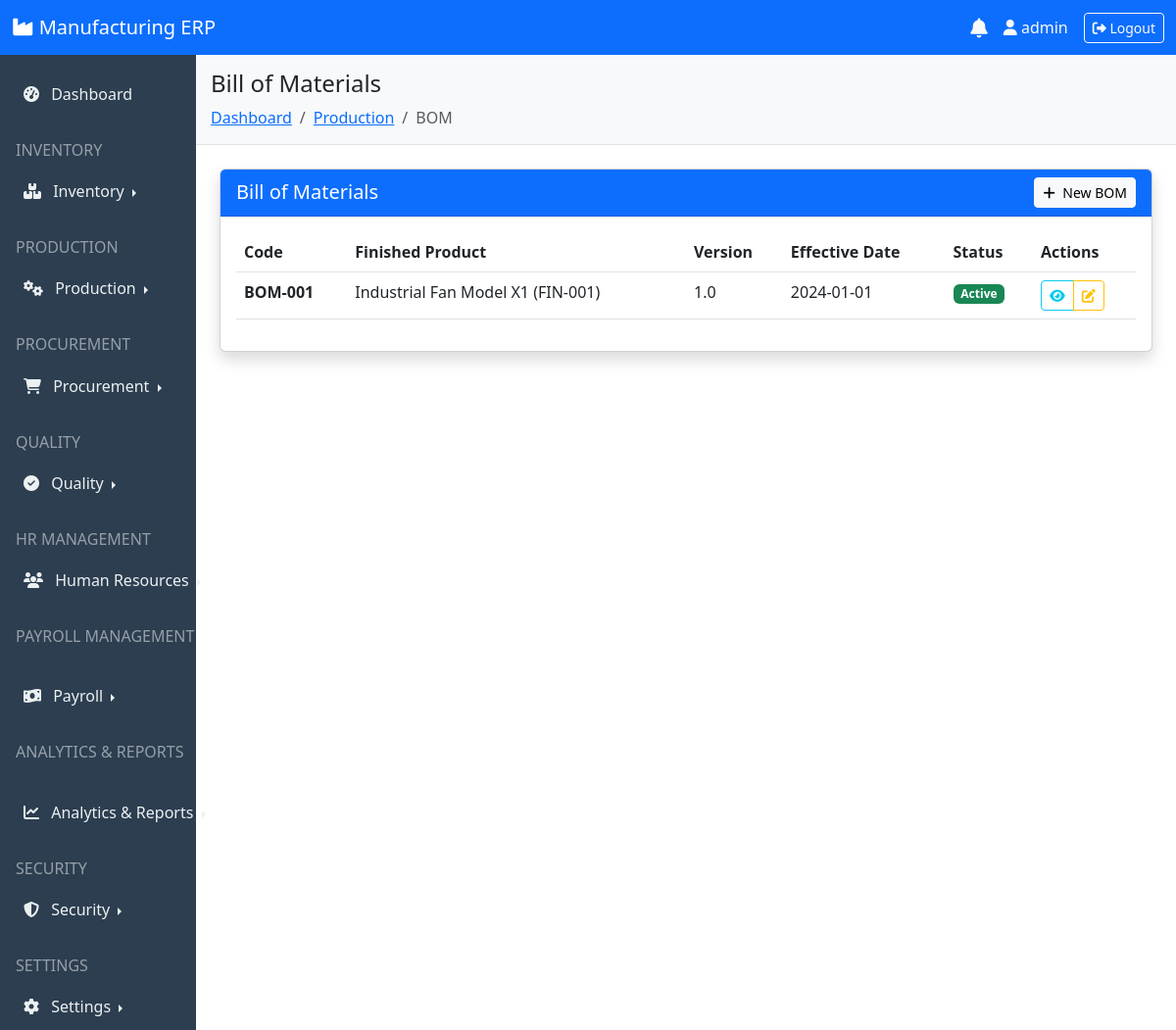
/production/bom/ (signed in), run on the app's committed database.
### production/models.py (models this page shows, shortened)
class BillOfMaterials(TimeStampedModel):
    code = models.CharField(max_length=50, unique=True)
    finished_product = models.ForeignKey('inventory.Product', on_delete=models.CASCADE,
                                         related_name='bom_as_finished')
    version = models.CharField(max_length=10, default='1.0')
    is_active = models.BooleanField(default=True)
    effective_date = models.DateField()
    production_time = models.DecimalField(max_digits=6, decimal_places=2, default=0)  # hours per unit
    scrap_rate = models.DecimalField(max_digits=5, decimal_places=2, default=0)  # percentage
    notes = models.TextField(blank=True)

### inventory/models.py (models this page shows, shortened)
class TimeStampedModel(models.Model):
    created_at = models.DateTimeField(auto_now_add=True)
    updated_at = models.DateTimeField(auto_now=True)
    created_by = models.ForeignKey(User, on_delete=models.SET_NULL,
                                  null=True, related_name='created_%(class)s')
    updated_by = models.ForeignKey(User, on_delete=models.SET_NULL,
                                  null=True, related_name='updated_%(class)s')
    class Meta:
        abstract = True

class Product(TimeStampedModel):
    SKU = models.CharField(max_length=50, unique=True)
    name = models.CharField(max_length=200)
    description = models.TextField(blank=True)
    category = models.ForeignKey(Category, on_delete=models.SET_NULL, null=True, blank=True)
    unit_of_measure = models.ForeignKey(UnitOfMeasure, on_delete=models.PROTECT)
    type_choices = [
        ('raw', 'Raw Material'),
        ('finished', 'Finished Goods'),
        ('semi', 'Semi-Finished'),
        ('consumable', 'Consumable'),
    ]
    product_type = models.CharField(max_length=20, choices=type_choices)
    min_stock = models.DecimalField(max_digits=10, decimal_places=2, default=0)
    max_stock = models.DecimalField(max_digits=10, decimal_places=2, default=0)
    is_active = models.BooleanField(default=True)

### production/views.py (the view)
# urls.py: path('bom/', views.BOMListView.as_view(), name='bom_list'),
class BOMListView(LoginRequiredMixin, ListView):
    model = BillOfMaterials
    template_name = 'production/bom_list.html'
    context_object_name = 'boms'
    paginate_by = 25
    def get_queryset(self):
        queryset = BillOfMaterials.objects.select_related('finished_product').all()
        search = self.request.GET.get('search')
        if search:
            queryset = queryset.filter(
                Q(code__icontains=search) |
                Q(finished_product__name__icontains=search) |
                Q(finished_product__SKU__icontains=search)
            )
        active = self.request.GET.get('active')
        if active == 'true':
            queryset = queryset.filter(is_active=True)
        elif active == 'false':
            queryset = queryset.filter(is_active=False)
        return queryset.order_by('-created_at')

### templates/production/bom_list.html (shortened to what this page needs)
{% extends 'base.html' %}
{% block page_title %}Bill of Materials{% endblock %}
{% block breadcrumbs %}
    <li class="breadcrumb-item"><a href="{% url 'dashboard' %}">Dashboard</a></li>
    <li class="breadcrumb-item"><a href="{% url 'production:dashboard' %}">Production</a></li>
    <li class="breadcrumb-item active">BOM</li>
{% endblock %}
{% block content %}
<div class="card shadow">
    <div class="card-header bg-primary text-white d-flex justify-content-between align-items-center">
        <h5 class="mb-0">Bill of Materials</h5>
        <a href="{% url 'production:bom_create' %}" class="btn btn-light btn-sm">
            <i class="fas fa-plus me-1"></i> New BOM
        </a>
    </div>
    <div class="card-body">
        <div class="table-responsive">
            <table class="table table-hover">
                <thead>
                    <tr>
                        <th>Code</th>
                        <th>Finished Product</th>
                        <th>Version</th>
                        <th>Effective Date</th>
                        <th>Status</th>
                        <th>Actions</th>
                    </tr>
                </thead>
                <tbody>
                    {% for bom in boms %}
                    <tr>
                        <td><strong>{{ bom.code }}</strong></td>
                        <td>{{ bom.finished_product.name }} ({{ bom.finished_product.SKU }})</td>
                        <td>{{ bom.version }}</td>
                        <td>{{ bom.effective_date|date:"Y-m-d" }}</td>
                        <td>
                            {% if bom.is_active %}
                                <span class="badge bg-success">Active</span>
                            {% else %}
                                <span class="badge bg-secondary">Inactive</span>
                            {% endif %}
                        </td>
                        <td>
                            <div class="btn-group btn-group-sm">
                                <a href="{% url 'production:bom_detail' bom.id %}" class="btn btn-outline-info">
                                    <i class="fas fa-eye"></i>
                                </a>
                                <a href="{% url 'production:bom_update' bom.id %}" class="btn btn-outline-warning">
                                    <i class="fas fa-edit"></i>
                                </a>
                            </div>
                        </td>
                    </tr>
                    {% endfor %}
                </tbody>
            </table>
        </div>
    </div>
</div>
{% endblock %}

### templates/base.html (shortened to what this page needs)
<!DOCTYPE html>
<html lang="en">
<head>
    <link href="https://cdn.jsdelivr.net/npm/bootstrap@5.3.0/dist/css/bootstrap.min.css" rel="stylesheet">
    <link rel="stylesheet" href="https://cdnjs.cloudflare.com/ajax/libs/font-awesome/6.4.0/css/all.min.css">
    <link rel="stylesheet" href="https://cdn.datatables.net/1.13.4/css/dataTables.bootstrap5.min.css">
</head>
<body>
    <nav class="navbar navbar-expand-lg navbar-dark bg-primary">
        <div class="container-fluid">
            <a class="navbar-brand" href="{% url 'dashboard' %}">
                <i class="fas fa-industry"></i> Manufacturing ERP
            </a>
            <div class="d-flex align-items-center">
                <div class="dropdown me-3">
                    <a href="#" class="text-light position-relative" id="notificationDropdown"
                    data-bs-toggle="dropdown" aria-expanded="false">
                        <i class="fas fa-bell fa-lg"></i>
                    </a>
                </div>
                <span class="text-light me-3">
                    <i class="fas fa-user"></i> {{ user.username }}
                </span>
                <a href="{% url 'logout' %}" class="btn btn-outline-light btn-sm">
                    <i class="fas fa-sign-out-alt"></i> Logout
                </a>
            </div>
        </div>
    </nav>
    <div class="container-fluid">
        <div class="row">
            <div class="col-md-2 p-0 sidebar">
                <nav class="nav flex-column mt-3">
                    <a class="nav-link {% if request.path == '/dashboard/' %}active{% endif %}"
                    href="{% url 'dashboard' %}">
                        <i class="fas fa-tachometer-alt me-2"></i> Dashboard
                    </a>
                    <h6 class="text-uppercase text-white-50 mt-4 px-3 mb-2">Inventory</h6>
                    <div class="nav-item dropend">
                        <a class="nav-link dropdown-toggle" href="#" id="inventoryDropdown" role="button"
                        data-bs-toggle="dropdown" aria-expanded="false">
                            <i class="fas fa-boxes me-2"></i> Inventory
                        </a>
                    </div>
                    <h6 class="text-uppercase text-white-50 mt-4 px-3 mb-2">Production</h6>
                    <div class="nav-item dropend">
                        <a class="nav-link dropdown-toggle" href="#" id="productionDropdown" role="button"
                        data-bs-toggle="dropdown" aria-expanded="false">
                            <i class="fas fa-cogs me-2"></i> Production
                        </a>
                    </div>
                    <h6 class="text-uppercase text-white-50 mt-4 px-3 mb-2">Procurement</h6>
                    <div class="nav-item dropend">
                        <a class="nav-link dropdown-toggle" href="#" id="procurementDropdown" role="button"
                        data-bs-toggle="dropdown" aria-expanded="false">
                            <i class="fas fa-shopping-cart me-2"></i> Procurement
                        </a>
                    </div>
                    <h6 class="text-uppercase text-white-50 mt-4 px-3 mb-2">Quality</h6>
                    <div class="nav-item dropend">
                        <a class="nav-link dropdown-toggle" href="#" id="qualityDropdown" role="button"
                        data-bs-toggle="dropdown" aria-expanded="false">
                            <i class="fas fa-check-circle me-2"></i> Quality
                        </a>
                    </div>
                    <h6 class="text-uppercase text-white-50 mt-4 px-3 mb-2">HR Management</h6>
                    <div class="nav-item dropend">
                        <a class="nav-link dropdown-toggle" href="#" id="hrDropdown" role="button"
                        data-bs-toggle="dropdown" aria-expanded="false">
                            <i class="fas fa-users me-2"></i> Human Resources
                        </a>
                    </div>
                    <h6 class="text-uppercase text-white-50 mt-4 px-3 mb-2">Payroll Management</h6>
                    <div class="nav-item dropend">
                        <a class="nav-link dropdown-toggle" href="#" id="payrollDropdown" role="button"
                        data-bs-toggle="dropdown" aria-expanded="false">
                            <i class="fas fa-money-bill-wave me-2"></i> Payroll
                        </a>
                    </div>
                    <h6 class="text-uppercase text-white-50 mt-4 px-3 mb-2">Analytics & Reports</h6>
                    <div class="nav-item dropend">
                        <a class="nav-link dropdown-toggle" href="#" id="analyticsDropdown" role="button"
                        data-bs-toggle="dropdown" aria-expanded="false">
                            <i class="fas fa-chart-line me-2"></i> Analytics & Reports
                        </a>
                    </div>
                    <h6 class="text-uppercase text-white-50 mt-4 px-3 mb-2">Security</h6>
                    <div class="nav-item dropend">
                        <a class="nav-link dropdown-toggle" href="#" id="securityDropdown" role="button"
                        data-bs-toggle="dropdown" aria-expanded="false">
                            <i class="fas fa-shield-alt me-2"></i> Security
                        </a>
                    </div>
                    <h6 class="text-uppercase text-white-50 mt-4 px-3 mb-2">Settings</h6>
                    <div class="nav-item dropend">
                        <a class="nav-link dropdown-toggle" href="#" id="settingsDropdown" role="button"
                        data-bs-toggle="dropdown" aria-expanded="false">
                            <i class="fas fa-cog me-2"></i> Settings
                        </a>
                    </div>
                </nav>
            </div>
            <div class="col-md-10 p-0">
                <div class="content-header">
                    <h4>{% block page_title %}{% endblock %}</h4>
                    <nav aria-label="breadcrumb">
                        <ol class="breadcrumb mb-0">
                            {% block breadcrumbs %}{% endblock %}
                        </ol>
                    </nav>
                </div>
                <div class="p-4">
                    {% block content %}{% endblock %}
                </div>
            </div>
        </div>
    </div>
</body>
</html>

### templates/base.html (style rules this page uses)
.sidebar { min-height: calc(100vh - 56px); background-color: #2c3e50; }
.sidebar .nav-link { color: #ecf0f1; padding: 12px 20px; border-left: 4px solid transparent; }
.content-header { background-color: #f8f9fa; padding: 15px; border-bottom: 1px solid #dee2e6; }

### data on the page
BillOfMaterials: code "BOM-001", finished_product.name "Industrial Fan Model X1", finished_product.SKU "FIN-001", version "1.0", effective_date "2024-01-01", is_active "Active"

### other printed values
{{ user.username }} "admin"
